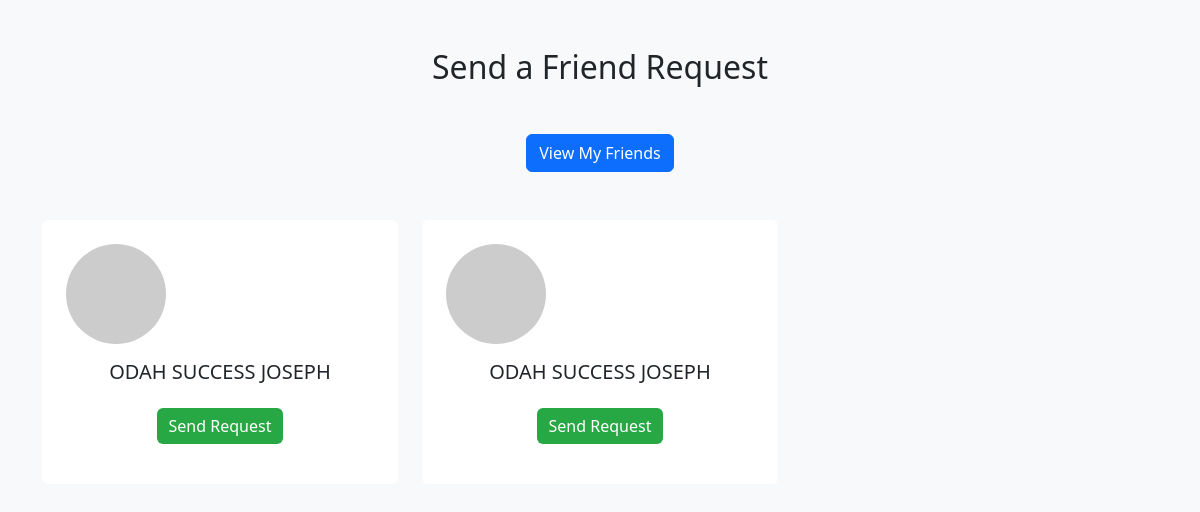
Page /friendrequest (signed in) on the earlier database version.
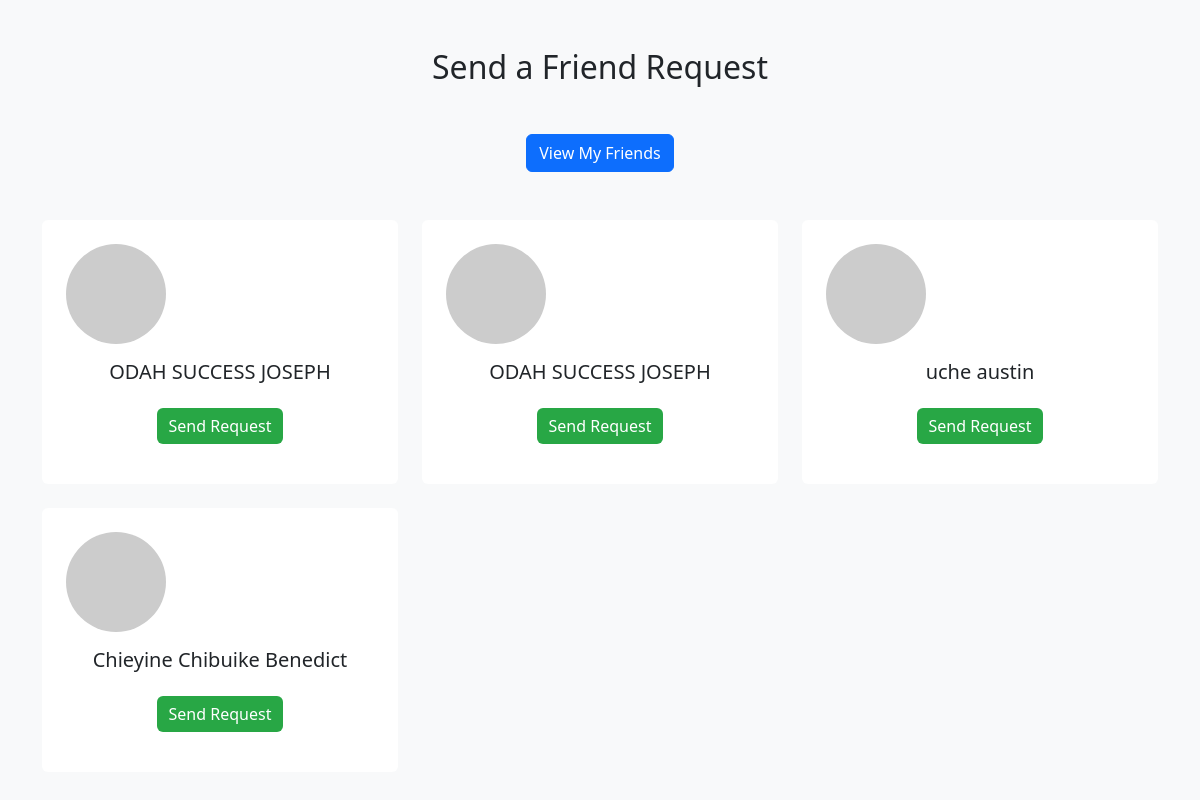
Same page on the later database version.
### app.py (models this page shows, shortened)
class User(db.Model):
    id = db.Column(db.Integer, primary_key=True)
    fullname = db.Column(db.String(100), nullable=False)
    email = db.Column(db.String(100), unique=True, nullable=False)
    regno = db.Column(db.String(100), unique=True, nullable=False)
    phone = db.Column(db.String(20), nullable=False)
    profile_picture_url = db.Column(db.String(200), nullable=True, default='default.jpg')
    password = db.Column(db.String(200), nullable=False)
    public_key = db.Column(db.Text, nullable=True)
    sent_messages = db.relationship('Message', foreign_keys='Message.sender_id', back_populates='sender', lazy=True)
    received_messages = db.relationship('Message', foreign_keys='Message.recipient_id', back_populates='recipient', lazy=True)
    project_ideas = db.relationship('ProjectIdea', backref='author', lazy=True) # Assuming ProjectIdea model exists

### app.py (the view, shortened to what this page needs)
@app.route('/friendrequest', methods=['GET', 'POST'])
def friendrequest():
    if 'user_id' not in session:
        flash('Please log in to access settings.', 'danger')
        return redirect(url_for('login'))
    user = User.query.get(session['user_id'])
    all_users = User.query.filter(User.id != user.id).all()
    sent_requests = FriendRequest.query.filter_by(sender_id=user.id, status='pending').all()
    sent_request_ids = [req.receiver_id for req in sent_requests]
    my_friends = Friendship.query.filter(
        (Friendship.user1_id == user.id) | (Friendship.user2_id == user.id)
    ).all()
    friends_ids = []
    for f in my_friends:
        if f.user1_id == user.id:
            friends_ids.append(f.user2_id)
        else:
            friends_ids.append(f.user1_id)
    return render_template('friendrequest.html',
                           user=user,
                           all_users=all_users,
                           sent_request_ids=sent_request_ids,
                           friends_ids=friends_ids)

### templates/friendrequest.html (shortened to what this page needs)
<!DOCTYPE html>
<html lang="en">
<head>
    <link href="https://cdn.jsdelivr.net/npm/bootstrap@5.3.0/dist/css/bootstrap.min.css" rel="stylesheet">
</head>
<body>
    <div class="container my-5">
        <h2 class="text-center mb-5">Send a Friend Request</h2>
        <div class="text-center mb-5">
          <a href="{{ url_for('view_friends') }}" class="btn btn-primary">View My Friends</a>
      </div>
        <div class="row g-4">
            {% for u in all_users %}
            <div class="col-md-4">
                <div class="card text-center p-4">
                    <img src="https://picsum.photos/600/400?random=2" alt="Random placeholder image" class="avatar-lg">
                    <div class="card-body">
                        <h5 class="card-title">{{ u.fullname }}</h5>
                        {% if u.id in friends_ids %}
                            <button class="btn btn-success" disabled>Already Friends</button>
                        {% elif u.id in sent_request_ids %}
                            <form method="POST" action="{{ url_for('friendrequest') }}">
                                <input type="hidden" name="receiver_id" value="{{ u.id }}">
                                <input type="hidden" name="action" value="cancel">
                                <button type="submit" class="btn btn-cancel mt-2">Cancel Request</button>
                            </form>
                        {% else %}
                            <form method="POST" action="{{ url_for('friendrequest') }}">
                                <button type="submit" class="btn btn-send mt-2">Send Request</button>
                            </form>
                        {% endif %}
                    </div>
                </div>
            </div>
            {% endfor %}
        </div>
    </div>
</body>
</html>

### templates/friendrequest.html (style rules this page uses)
body { background: #f8f9fa; font-family: 'Segoe UI', Tahoma, Geneva, Verdana, sans-serif; }
.card { border: none; transition: transform 0.3s, box-shadow 0.3s; }
.btn-send { background-color: #28a745; color: #fff; border: none; }
.avatar-lg { width: 100px; height: 100px; object-fit: cover; border-radius: 50%; }

Differences in the rows shown:
added User: fullname "uche austin"
added User: fullname "Chieyine Chibuike Benedict"
